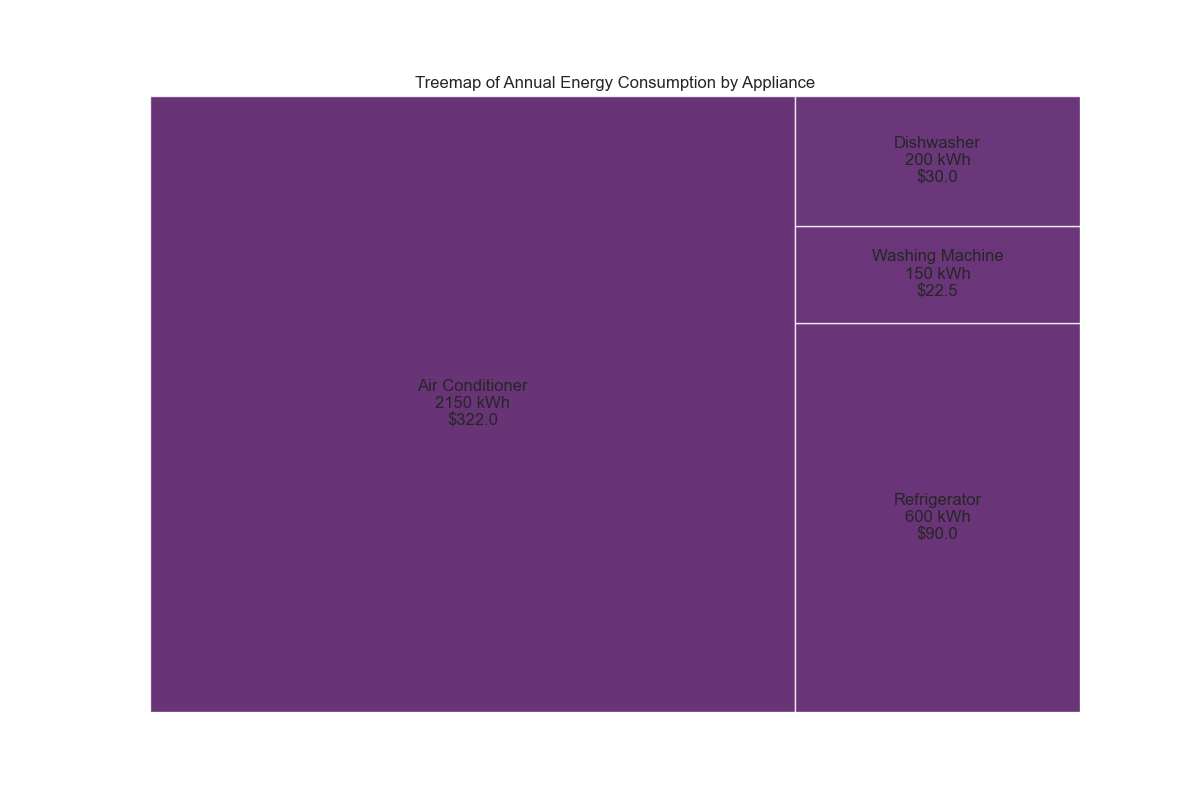

This figure's Python source:

import matplotlib.pyplot as plt
import squarify

# Data provided in tabular format
chart_data = [
    {'Appliance': 'Air Conditioner', 'Annual Energy Consumption (kWh)': 2150, 'Cost per Year (USD)': 322.0},
    {'Appliance': 'Refrigerator', 'Annual Energy Consumption (kWh)': 600, 'Cost per Year (USD)': 90.0},
    {'Appliance': 'Washing Machine', 'Annual Energy Consumption (kWh)': 150, 'Cost per Year (USD)': 22.5},
    {'Appliance': 'Dishwasher', 'Annual Energy Consumption (kWh)': 200, 'Cost per Year (USD)': 30.0}
]

# Prepare data for the treemap
sizes = [data['Annual Energy Consumption (kWh)'] for data in chart_data]
labels = ["{}\n{} kWh\n${}".format(data['Appliance'], data['Annual Energy Consumption (kWh)'], data['Cost per Year (USD)']) for data in chart_data]
colors = plt.cm.viridis(range(len(labels)))  # You can choose any other appropriate colormap

# Create the treemap
plt.figure(figsize=(12, 8))
squarify.plot(sizes=sizes, label=labels, color=colors, alpha=0.8)

# Decorate the plot
plt.title('Treemap of Annual Energy Consumption by Appliance')
plt.axis('off')  # Disable the axes

# Display the plot
plt.show()
